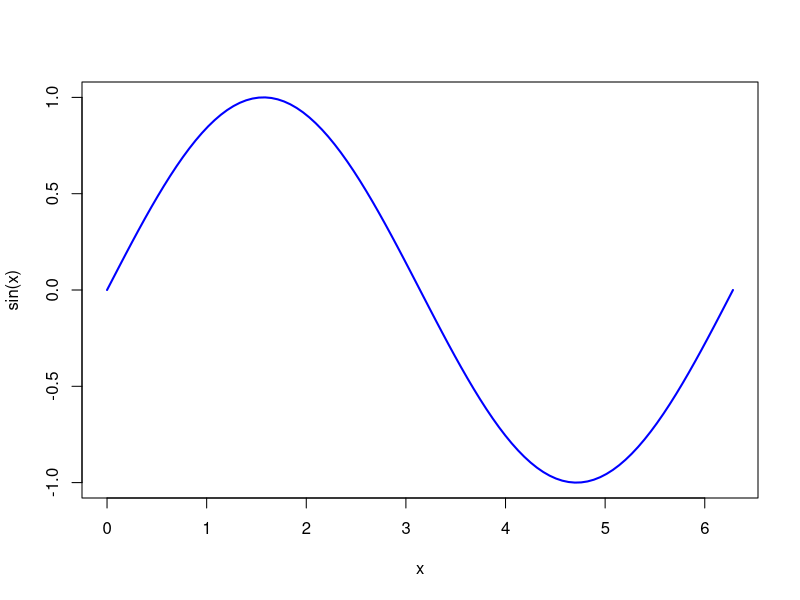

Write R code to recreate this figure.
## ---- chunk 1
x <- seq(0, 2*pi, length.out = 100)
plot(x, sin(x), type = "l", col = "blue", lwd = 2)
